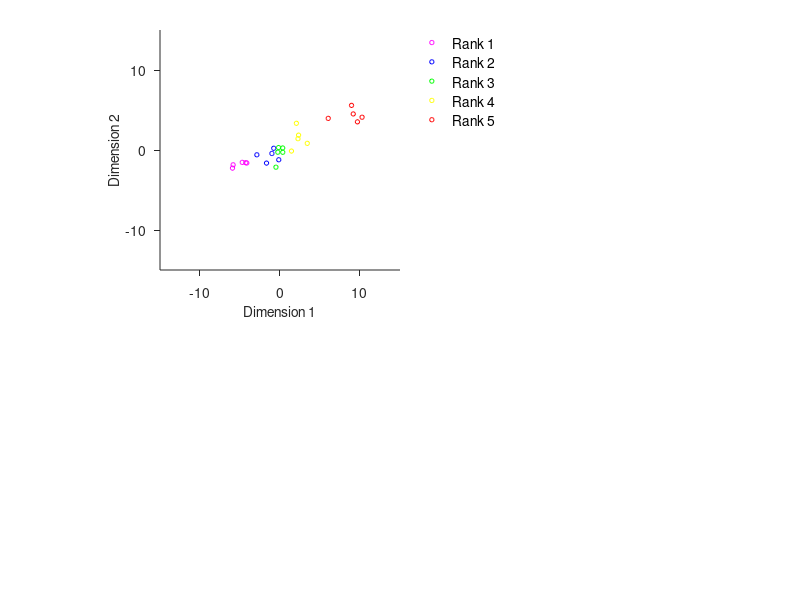

This chart was generated by the following MATLAB code: (Note: this script raises an error after producing the figure.)
clear all
addpath(genpath('./'))
FontSize=10;

%set the situation of the classification problem in the demo.
numClass=5;
numSampleForEachClass=5;
centerForEachClass=[-2 -1 0 1 4];
numFeatureDims=100;

%make data for validation
feature=[];
label=[];
for index_class=1:numClass
    temporal_feature=zeros(numSampleForEachClass,numFeatureDims);
    temporal_feature(:,1)=centerForEachClass(index_class).*2;
    temporal_feature(:,2)=centerForEachClass(index_class).*1;
    feature=[feature;temporal_feature];
    label=[label;ones(numSampleForEachClass,1).*index_class];
end
feature4training=feature+randn(size(feature)).*1;
feature4test=feature+randn(size(feature)).*1;

%make the scatter plot in the feature space
%the first and second dimension have information for classifcation, other
%dimensions are irrelevant.
%Classifiers must ignore irrelevant dimensions for good classifications
figure
%subplot(2,1,1)
subplot('Position',[0.15 0.55 0.4 0.4])
hold on
for index_class=1:5
    switch index_class
        case 1
            str4color='m';
        case 2
            str4color='b';
        case 3
            str4color='g';
        case 4
            str4color='y';
        case 5
            str4color='r';
    end
    handle4legend(index_class)=scatter(feature4training(label==index_class,1),feature4training(label==index_class,2),10,str4color); 
end
hold off
handle4legend=legend(handle4legend,{'Rank 1','Rank 2','Rank 3','Rank 4','Rank 5'});
set(handle4legend,'Box','off','FontSize',FontSize,'Location','NorthEastOutside')
set(gca,'Box','off','TickDir','out','TickLength',[0.02 0.02])
xlim([-15 15])
ylim([-15 15])
xlabel('Dimension 1','FontSize',FontSize)
ylabel('Dimension 2','FontSize',FontSize)
set(gca,'XTick',[-100:10:100],'FontSize',FontSize)
set(gca,'YTick',[-100:10:100],'FontSize',FontSize)
axis square


%Training of sparse ordianl logistic regression
model=SOLRtrain(feature4training,label);
%Prediction for test data
[predictedLabel_solr P]=SOLRpredict(feature4test,model);
score4SOLR=(sum(predictedLabel_solr==label)./length(predictedLabel_solr)).*100;

%plot the weights obtained
subplot(2,2,3)
weight=zeros(1,size(feature,2));
weight(model.effectiveDim)=model.beta;
bar(weight)
xlabel('Feature dimension','FontSize',FontSize)
ylabel('Weight value','FontSize',FontSize)
set(gca,'XTick',[1 20:20:numFeatureDims],'FontSize',FontSize)
set(gca,'YTick',[0:1:10],'FontSize',FontSize)
xlim([0 numFeatureDims+1])
ylim([0 max(model.beta)+0.1])
set(gca,'Box','off','TickDir','out','TickLength',[0.02 0.02])



%plot the accuracy
subplot(2,2,4)
bar([score4SOLR])
ylabel('% correct','FontSize',FontSize)
xlabel('SOLR', 'FontSize', FontSize)
set(gca,'YTick',[0:25:100],'FontSize',FontSize)
set(gca,'XTick',[])
xlim([0 2])
ylim([0 100])
set(gca,'Box','off','TickDir','out','TickLength',[0.02 0.02])

saveas(gcf,'figDemoSOLR_20171227.png','png')
